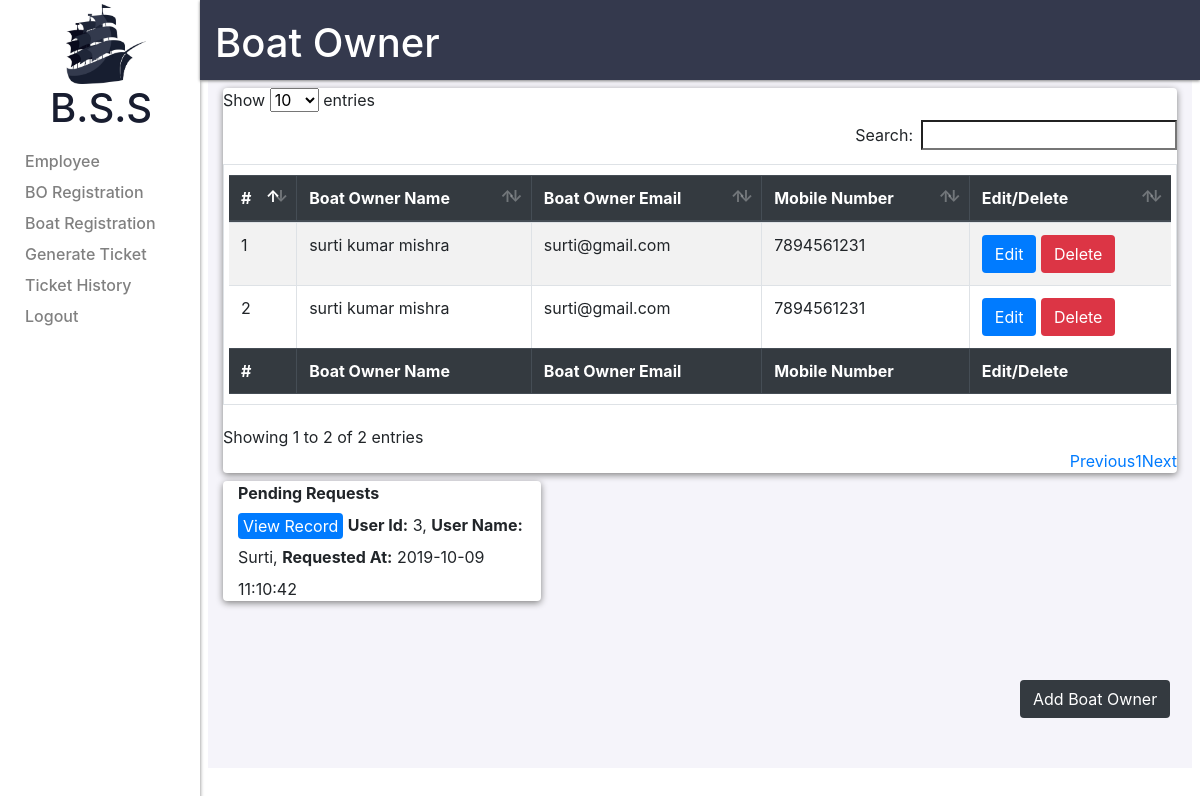
The app's page /modules/admin/bo_listing.php (signed in), older data.
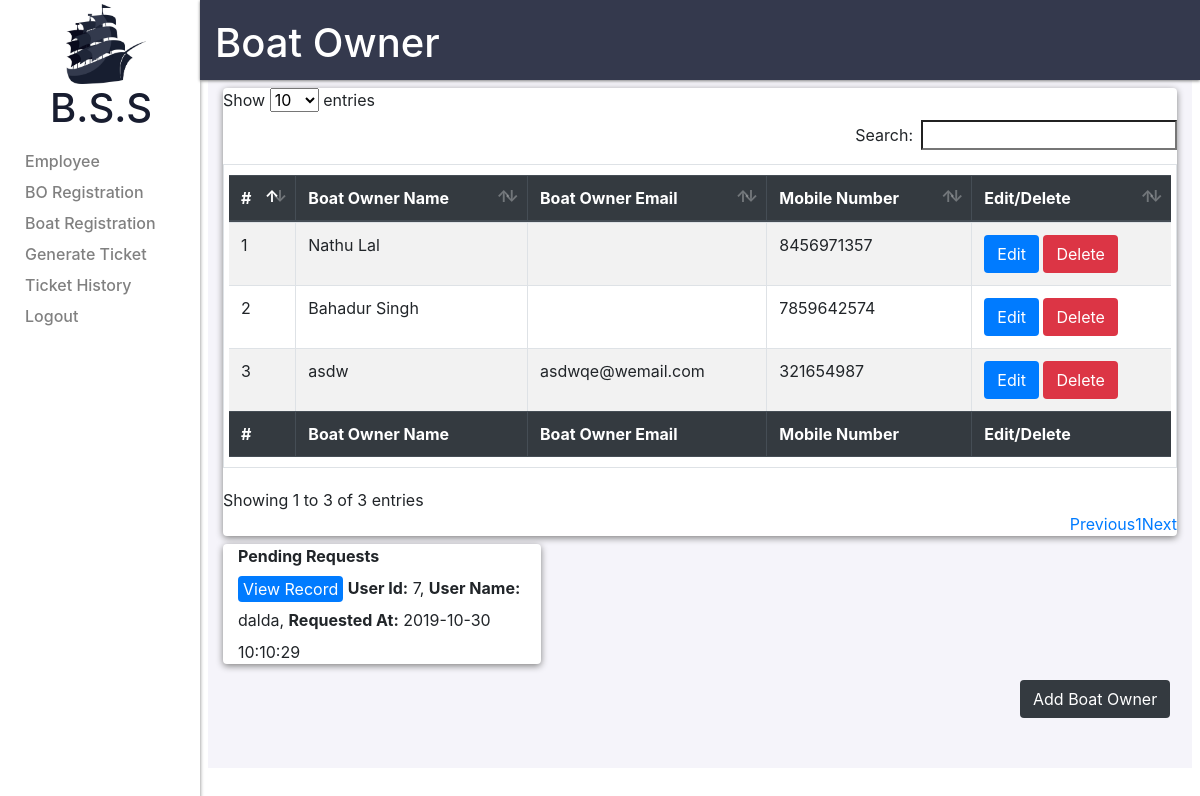
The same page, newer data.
### tables this page shows
CREATE TABLE `boatowner` (
  `id` int(11) NOT NULL,
  `username` varchar(30) DEFAULT NULL,
  `name` varchar(32) DEFAULT NULL,
  `email` varchar(30) DEFAULT NULL,
  `adhaarnumber` varchar(30) DEFAULT NULL,
  `pannumber` varchar(20) DEFAULT NULL,
  `mobilenumber` bigint(10) DEFAULT NULL,
  `password` varchar(30) DEFAULT NULL,
  `gender` int(1) DEFAULT NULL,
  `bankname` varchar(30) DEFAULT NULL,
  `ifsc` varchar(10) DEFAULT NULL,
  `accountname` varchar(20) DEFAULT NULL,
  `accountnumber` varchar(20) DEFAULT NULL,
  `status` int(1) NOT NULL DEFAULT 0,
  `roleid` int(1) NOT NULL DEFAULT 3,
  `profilepicture` varchar(50) DEFAULT NULL,
  `profilepictureurl` varchar(50) DEFAULT NULL,
  `addressline1` varchar(30) DEFAULT NULL,
  `addressline2` varchar(30) DEFAULT NULL,
  `cityid` int(5) DEFAULT NULL,
  `stateid` int(5) DEFAULT NULL,
  `countryid` int(5) DEFAULT NULL,
  `zipcode` int(6) DEFAULT NULL,
  `createdat` datetime DEFAULT NULL,
  `createdby` int(11) DEFAULT NULL,
  `updatedat` datetime DEFAULT NULL,
  `updatedby` int(11) DEFAULT NULL
);

### modules/admin/bo_listing.php (the view, shortened to what this page needs)
<?php
require"../../includes/admin/layout/head.php";
require"../../includes/admin/layout/sidebar.php";
require"../../includes/admin/dbconnect.php";
$listing_query="SELECT * FROM boatowner WHERE status = 1";
$pending_query="SELECT * FROM boatowner WHERE status = 3";
$execute_query=mysqli_query($connect,$listing_query);
$execute_pending_query=mysqli_query($connect,$pending_query);
$check_rows_pending_query=mysqli_num_rows($execute_pending_query);
$index=1;
?>
<div class="col-10 header_container">
<h1 class=header_name>Boat Owner</h1>
</div>
<div class="container">
    <div class="row">
            <div class="col">
            	<div class="add_button">
					<button type="button" class="btn btn-dark" data-toggle="modal" onclick="addemp()" data-target="#myModal">Add Boat Owner</button>
            	</div>
            	<div class="wrapper">
	            	<table id="bolist" class="table customtable table-striped table-bordered">
	            		<thead class="thead-dark">
	            		<tr>
		        			<th scope="col">#</th>
		            		<th scope="col">Boat Owner Name</th>
		            		<th scope="col">Boat Owner Email</th>
		            		<th scope="col">Mobile Number</th>
		            		<th scope="col">Edit/Delete</th>
		            	</tr>
		            </thead>
		            <tbody>
	<?php
		while($data=mysqli_fetch_assoc($execute_query))
			{
				echo '<tr>';
				echo '<td scope="row">'.$index.'</td>';
				echo '<td>'.$data['name'].'</td>';
				echo '<td>'.$data['email'].'</td>';
				echo '<td>'.$data['mobilenumber'].'</td>';
				echo '<td><a href="#" onclick="editemp('.$data['id'].')" data-toggle="modal" data-target="#myModal" class="btn btn-primary">Edit</a> <a href="../../scripts/admin/bo_delete_script.php?id='.$data['id'].'" class="btn btn-danger">Delete</a></td>';
				echo '</tr>';
				$index++;
			}
	?>
	         		</tbody>
	         		<tfoot class="thead-dark">
	            		<tr>
		        			<th scope="col">#</th>
		            		<th scope="col">Boat Owner Name</th>
		            		<th scope="col">Boat Owner Email</th>
		            		<th scope="col">Mobile Number</th>
		            		<th scope="col">Edit/Delete</th>
		            	</tr>
		            </tfoot>
	         	</table>
			 </div>
        </div>
	</div>
			<div class="wrapper col-4" style="float:left">
				<?php
				if($check_rows_pending_query > 0)
				{
					echo "<label><b>Pending Requests</b> </label>";
					while($result=mysqli_fetch_assoc($execute_pending_query))
					{
						echo "<br><div class='pendingbo'><button type='submit'  class='btn btn-xs btn-primary' style='padding: 0px 4px !important;'  onclick='viewrecord(".$result["id"].")'>View Record</button> <label><b>User Id:</b></label> ".$result["id"].", <label><b>User Name:</b></label> ".$result["username"].", <label><b>Requested At:</b></label> ".$result["createdat"]."</div>";
					}
				}
				?>
			</div>
</div>

### includes/admin/layout/head.php (shortened to what this page needs)
<html>
    <head>
        <link rel="stylesheet" href="../../style/style.css">
        <link rel="stylesheet" href="../../style/bootstrap.min.css">
        <link rel="stylesheet" href="../../style/bootstrapdatatable.min.css">
        <link rel="stylesheet" href="../../style/jquery-clockpicker.min.css">
    </head>
    <body>

### includes/admin/layout/sidebar.php
<?php $url=$_SERVER['REQUEST_URI'];?>
<div class="col-2 sidebar_container">
	<div class="logo"><span><img id="logo" src="../../includes/images/logo.jpg"><h1>B.S.S</h1></span>
	</div>
	<ul class="list-group sidebar_list">
		<?php if($_SESSION['userrole']==1)
		{?>
		<a href="../../modules/admin/employee_listing.php" class="<?php if($url == "/boat_token_system/modules/admin/employee_listing.php"){echo "sidebar_active";}else{echo "sidebar_list_li";}?>"><li >Employee</li></a>
		<?php }
		?>
		<a href="../../modules/admin/bo_listing.php" class="<?php if($url == "/boat_token_system/modules/admin/bo_listing.php"){echo "sidebar_active";}else{echo "sidebar_list_li";}?>"><li>BO Registration</li></a>
		<a href="../../modules/admin/boat_listing.php" class="<?php if($url == "/boat_token_system/modules/admin/boat_listing.php"){echo "sidebar_active";}else{echo "sidebar_list_li";}?>"><li>Boat Registration</li></a>
		<a href="../../modules/admin/generate_token.php" class="<?php if($url == "/boat_token_system/modules/admin/generate_token.php"){echo "sidebar_active";}else{echo "sidebar_list_li";}?>"><li>Generate Ticket</li></a>
		<a href="../../modules/admin/ticket_history.php"  class="<?php if($url == "/boat_token_system/modules/admin/ticket_history.php"){echo "sidebar_active";}else{echo "sidebar_list_li";}?>"><li>Ticket History</li></a>
		<a href="../../modules/logout.php"><li class="sidebar_list_li">Logout</li></a>
	</ul>
</div>

### style/style.css (style rules this page uses)
.sidebar_container { background-color: #FFFFFF; height: 100%; float: left; padding: 0px 0px 0px 0px !important; box-shadow: 0px 0px 4px grey }
.header_container { height: 80px; background-color: #34394D; float: right; box-shadow: 0px 1px 3px grey; }
.header_container h1 { color: white; margin: 0% 0%; padding-top: 2%; }
.container { background-color:#F5F4FA ; height: 100%; width: 100%; max-width: 82% !important; max-height: 86% !important; overflow-y: scroll; }
body { margin: 0px; }
.sidebar_list { margin-top: 10px; }
.sidebar_list_li { padding: 0px 0px 0px 25px; color:grey; list-style: none; text-decoration: none; font-weight: 500; }
.sidebar_list a { text-decoration: none !important; margin-top: 7px; }
.wrapper { background-color: #ffffff; margin: 8px 0px 0px 0px; box-shadow: 0px 2px 7px grey; border-top-right-radius: 4px; border-top-left-radius: 4px; border-bottom-right-radius: 4px; border-bottom-left-radius: 4px; }
.logo h1 { color: #181D30; margin: 0% 25%; }
.logo img { margin:2% 19% 0% 33%; width: 80px; }
.add_button { position: fixed; top: 85%; left: 85%; z-index: 1000; }
.customtable { padding: 10px 5px; }
.row { margin-right: 0px !important; margin-left: 0px !important; }
.col { padding-right: 0px !important; padding-left: 0px !important; }

Row changes from the older to the newer data that the page shows:
removed boatowner: name "surti kumar mishra", email "surti@gmail.com", mobilenumber "7894561231", shown under "Boat Owner"
removed boatowner: name "surti kumar mishra", email "surti@gmail.com", mobilenumber "7894561231", shown under "Boat Owner"
removed boatowner: id "3", username "Surti", createdat "2019-10-09 11:10:42"
added boatowner: name "Nathu Lal", mobilenumber "8456971357", shown under "Boat Owner"
added boatowner: name "Bahadur Singh", mobilenumber "7859642574", shown under "Boat Owner"
added boatowner: name "asdw", email "asdwqe@wemail.com", mobilenumber "321654987", shown under "Boat Owner"
added boatowner: id "7", username "dalda", createdat "2019-10-30 10:10:29"
Text that changed along with them:
text written by a page script: "Show entries Search: Showing 1 to 2 of 2 entries Previous 1 Next" → "Show entries Search: Showing 1 to 3 of 3 entries Previous 1 Next"
